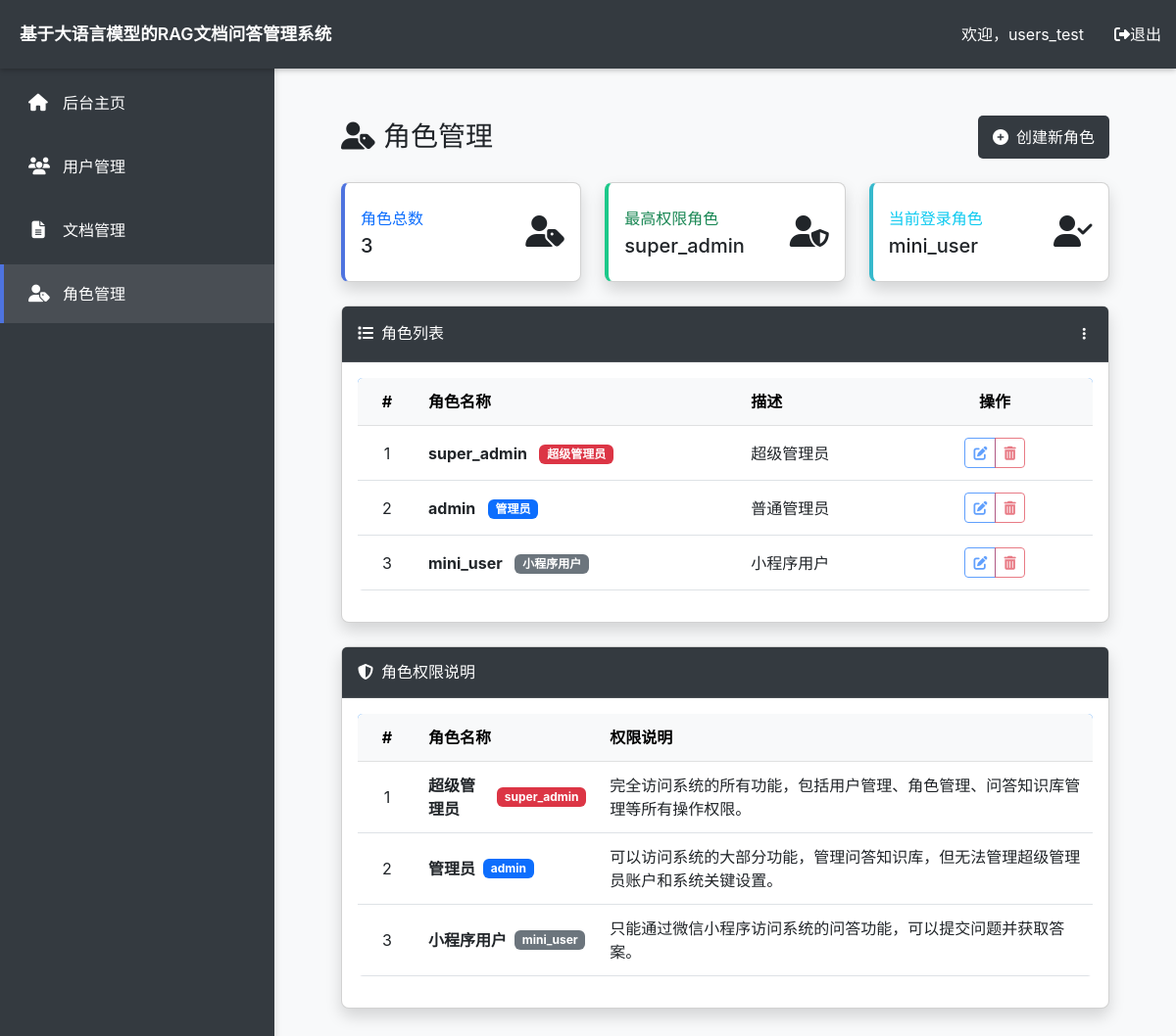
Screenshot of /admin/roles (signed in) with the database file from the repository.
### model.py (models this page shows, shortened)
class PKMixin:
    id = db.Column(db.Integer, primary_key=True, autoincrement=True)

class TimestampMixin:
    created_at = db.Column(
        db.DateTime,
        default=datetime.utcnow,
        server_default=text("CURRENT_TIMESTAMP"),
        nullable=False,
        index=True,
    )
    updated_at = db.Column(
        db.DateTime,
        default=datetime.utcnow,
        onupdate=datetime.utcnow,
        server_default=text("CURRENT_TIMESTAMP"),
        nullable=False,
    )

class User(db.Model, UserMixin, PKMixin, TimestampMixin):
    __tablename__ = 'users'
    username = db.Column(db.String(64), unique=True, nullable=False, index=True)
    password_hash = db.Column(db.String(128), nullable=False)
    approved = db.Column(db.Boolean, default=False, server_default=text('0'))
    role_id = db.Column(db.Integer, db.ForeignKey('user_roles.id'), nullable=True)
    role = db.relationship('UserRole', back_populates='users', lazy='joined')
    sessions = db.relationship(
        'Session', back_populates='user', lazy='dynamic', cascade='all, delete-orphan'
    )
    documents = db.relationship(
        'Document', back_populates='uploader', lazy='dynamic', cascade='all, delete-orphan'
    )

class UserRole(db.Model, PKMixin, TimestampMixin):
    __tablename__ = 'user_roles'
    name = db.Column(db.String(50), unique=True, nullable=False)
    description = db.Column(db.String(255), nullable=True)
    users = db.relationship(
        'User', back_populates='role', lazy='dynamic', cascade='all, delete-orphan'
    )

### app.py (the view)
@app.route('/admin/roles', methods=['GET', 'POST'])
@login_required
def manage_roles():
    users = User.query.all()
    roles = UserRole.query.all()
    return render_template('manage_roles.html', users=users, roles=roles)

### app.py (called while the page is built)
@login_manager.user_loader
def load_user(user_id):
    return User.query.get(int(user_id))

@app.before_request
def do_init():
    if not getattr(app, '_vector_init_done', False):
        index_path = os.path.join(app.config['VECTORSTORE_DIR'], "faiss_index")
        document_folder = os.path.join(os.path.dirname(__file__), "../document")
        VectorStoreManager.initialize(index_path=index_path, document_folder=document_folder)
        app._vector_init_done = True

### templates/manage_roles.html (shortened to what this page needs)
{% extends 'base.html' %}
{% block content %}
<div class="container-fluid p-4">
  <div class="d-sm-flex align-items-center justify-content-between mb-4">
    <h1 class="h3 mb-0 text-gray-800">
      <i class="fas fa-user-tag me-2"></i>角色管理
    </h1>
    <button class="btn btn-primary" data-bs-toggle="modal" data-bs-target="#addRoleModal">
      <i class="fas fa-plus-circle me-2"></i>创建新角色
    </button>
  </div>
  <div class="row">
    <div class="col-xl-4 col-md-6 mb-4">
      <div class="card border-left-primary shadow h-100 py-2">
        <div class="card-body">
          <div class="row no-gutters align-items-center">
            <div class="col mr-2">
              <div class="text-xs font-weight-bold text-primary text-uppercase mb-1">角色总数</div>
              <div class="h5 mb-0 font-weight-bold text-gray-800">{{ roles|length }}</div>
            </div>
            <div class="col-auto">
              <i class="fas fa-user-tag fa-2x text-gray-300"></i>
            </div>
          </div>
        </div>
      </div>
    </div>
    <div class="col-xl-4 col-md-6 mb-4">
      <div class="card border-left-success shadow h-100 py-2">
        <div class="card-body">
          <div class="row no-gutters align-items-center">
            <div class="col mr-2">
              <div class="text-xs font-weight-bold text-success text-uppercase mb-1">最高权限角色</div>
              <div class="h5 mb-0 font-weight-bold text-gray-800">
                {% for role in roles %}
                  {% if role.name == 'super_admin' %}
                    super_admin
                  {% endif %}
                {% endfor %}
              </div>
            </div>
            <div class="col-auto">
              <i class="fas fa-user-shield fa-2x text-gray-300"></i>
            </div>
          </div>
        </div>
      </div>
    </div>
    <div class="col-xl-4 col-md-12 mb-4">
      <div class="card border-left-info shadow h-100 py-2">
        <div class="card-body">
          <div class="row no-gutters align-items-center">
            <div class="col mr-2">
              <div class="text-xs font-weight-bold text-info text-uppercase mb-1">当前登录角色</div>
              <div class="h5 mb-0 font-weight-bold text-gray-800">{{ current_user.role.name if current_user.role else '未分配角色' }}</div>
            </div>
            <div class="col-auto">
              <i class="fas fa-user-check fa-2x text-gray-300"></i>
            </div>
          </div>
        </div>
      </div>
    </div>
  </div>
  <div class="card shadow mb-4">
    <div class="card-header py-3 bg-dark d-flex flex-row align-items-center justify-content-between">
      <h6 class="m-0 font-weight-bold text-white">
        <i class="fas fa-list me-2"></i>角色列表
      </h6>
      <div class="dropdown no-arrow">
        <a class="dropdown-toggle text-white" href="#" role="button" id="roleActionsDropdown" data-bs-toggle="dropdown" aria-expanded="false">
          <i class="fas fa-ellipsis-v fa-sm fa-fw"></i>
        </a>
      </div>
    </div>
    <div class="card-body">
      <div class="table-responsive">
        <table class="table table-hover align-middle" id="roleTable">
          <thead class="table-light">
            <tr>
              <th width="60" class="text-center">#</th>
              <th>角色名称</th>
              <th>描述</th>
              <th width="200" class="text-center">操作</th>
            </tr>
          </thead>
          <tbody>
            {% for role in roles %}
              <tr>
                <td class="text-center">{{ role.id }}</td>
                <td>
                  <div class="d-flex align-items-center">
                    <div>
                      <span class="fw-bold">{{ role.name }}</span>
                      {% if role.name == 'super_admin' %}
                        <span class="ms-2 badge bg-danger">超级管理员</span>
                      {% elif role.name == 'admin' %}
                        <span class="ms-2 badge bg-primary">管理员</span>
                      {% elif role.name == 'mini_user' %}
                        <span class="ms-2 badge bg-secondary">小程序用户</span>
                      {% endif %}
                    </div>
                  </div>
                </td>
                <td>{{ role.description or '暂无描述' }}</td>
                <td class="text-center">
                  <div class="btn-group">
                    <button type="button" class="btn btn-sm btn-outline-primary"
                            {% if role.name in ['super_admin','admin','mini_user'] %}
                              disabled title="系统预设角色无法编辑"
                            {% else %}
                              data-bs-toggle="modal"
                              data-bs-target="#addRoleModal"
                              onclick="prefillAddRoleForm('{{ role.id }}','{{ role.name }}','{{ role.description or '' }}')"
                              title="编辑角色"
                            {% endif %}>
                      <i class="fas fa-edit"></i>
                    </button>
                    {% if role.name not in ['super_admin','admin','mini_user'] %}
                      <button type="button" class="btn btn-sm btn-outline-danger" onclick="confirmDeleteRole({{ role.id }},'{{ role.name }}')">
                        <i class="fas fa-trash-alt"></i>
                      </button>
                    {% else %}
                      <button type="button" class="btn btn-sm btn-outline-danger" disabled title="系统预设角色无法删除">
                        <i class="fas fa-trash-alt"></i>
                      </button>
                    {% endif %}
                  </div>
                </td>
              </tr>
            {% endfor %}
          </tbody>
        </table>
      </div>
    </div>
  </div>
  <div class="card shadow mb-4">
    <div class="card-header py-3 bg-dark d-flex flex-row align-items-center justify-content-between">
      <h6 class="m-0 font-weight-bold text-white">
        <i class="fas fa-shield-alt me-2"></i>角色权限说明
      </h6>
    </div>
    <div class="card-body">
      <div class="table-responsive">
        <table class="table table-hover align-middle">
          <thead class="table-light">
            <tr>
              <th width="60" class="text-center">#</th>
              <th>角色名称</th>
              <th>权限说明</th>
            </tr>
          </thead>
          <tbody>
            <tr>
              <td class="text-center">1</td>
              <td>
                <div class="d-flex align-items-center">
                  <span class="fw-bold">超级管理员</span>
                  <span class="ms-2 badge bg-danger">super_admin</span>
                </div>
              </td>
              <td>完全访问系统的所有功能，包括用户管理、角色管理、问答知识库管理等所有操作权限。</td>
            </tr>
            <tr>
              <td class="text-center">2</td>
              <td>
                <div class="d-flex align-items-center">
                  <span class="fw-bold">管理员</span>
                  <span class="ms-2 badge bg-primary">admin</span>
                </div>
              </td>
              <td>可以访问系统的大部分功能，管理问答知识库，但无法管理超级管理员账户和系统关键设置。</td>
            </tr>
            <tr>
              <td class="text-center">3</td>
              <td>
                <div class="d-flex align-items-center">
                  <span class="fw-bold">小程序用户</span>
                  <span class="ms-2 badge bg-secondary">mini_user</span>
                </div>
              </td>
              <td>只能通过微信小程序访问系统的问答功能，可以提交问题并获取答案。</td>
            </tr>
          </tbody>
        </table>
      </div>
    </div>
  </div>
</div>
{% endblock %}

### templates/base.html (shortened to what this page needs)
<!DOCTYPE html>
<html lang="zh-CN">
<head>
  <link rel="stylesheet" href="https://cdnjs.cloudflare.com/ajax/libs/font-awesome/6.4.0/css/all.min.css">
  <link href="https://cdn.jsdelivr.net/npm/bootstrap@5.3.0/dist/css/bootstrap.min.css" rel="stylesheet">
  <link rel="stylesheet" href="{{ url_for('static', filename='css/style.css') }}">
</head>
<body>
  <nav class="navbar navbar-dark navbar-top">
    <div class="container-fluid px-0">
      <a class="navbar-brand" href="{{ url_for('admin_index') }}">基于大语言模型的RAG文档问答管理系统</a>
      <div class="user-info">
        <span class="nav-user">欢迎，{{ current_user.username if current_user.is_authenticated else 'Guest' }}</span>
        <a href="#" class="nav-link logout-link" data-bs-toggle="modal" data-bs-target="#logoutModal">
          <i class="fas fa-sign-out-alt"></i> 退出
        </a>
      </div>
    </div>
  </nav>
  <div class="sidebar" id="sidebar">
    <ul class="sidebar-menu">
      <li>
        <a href="{{ url_for('admin_index') }}" class="{% if request.path == url_for('admin_index') %}active{% endif %}">
          <i class="fas fa-home"></i> 后台主页
        </a>
      </li>
      <li>
        <a href="{{ url_for('manage_users') }}" class="{% if request.path == url_for('manage_users') %}active{% endif %}">
          <i class="fas fa-users"></i> 用户管理
        </a>
      </li>
      <li>
        <a href="{{ url_for('manage_docs') }}" class="{% if request.path == url_for('manage_docs') %}active{% endif %}">
          <i class="fas fa-file-alt"></i> 文档管理
        </a>
      </li>
      <li>
        <a href="{{ url_for('manage_roles') }}" class="{% if request.path == url_for('manage_roles') %}active{% endif %}">
          <i class="fas fa-user-tag"></i> 角色管理
        </a>
      </li>
    </ul>
  </div>
  <main class="main-content">
    <div class="container-fluid p-4">
      {% block content %}{% endblock %}
    </div>
  </main>
</body>
</html>

### static/css/style.css (style rules this page uses)
body { font-family: 'Arial', sans-serif; background-color: #f8f9fa; }
.navbar { background-color: #343a40 !important; padding: 12px 20px; box-shadow: 0 4px 6px rgba(0, 0, 0, 0.1); }
.navbar-brand { font-size: 1.5rem; font-weight: bold; color: #ffffff !important; }
.sidebar { background-color: #343a40 !important; min-height: 100vh; padding-top: 20px; }
.main-content { min-height: 100vh; background-color: white; border-radius: 8px; padding: 20px; box-shadow: 0 4px 6px rgba(0, 0, 0, 0.1); }
.btn-primary { background-color: #343a40 !important; color: #fff; border: none; padding: 10px 15px; font-size: 1rem; border-radius: 5px; transition: background 0.3s ease; }
.table { background-color: white; border-radius: 5px; overflow: hidden; border-collapse: separate; border-spacing: 0; }
.table thead { background-color: #007bff; color: #ffffff; }
.card { border-radius: 10px; box-shadow: 0 4px 8px rgba(0, 0, 0, 0.1); }
.card-header { background-color: #343a40 !important; color: #ffffff; font-weight: bold; }

### templates/base.html (style rules this page uses)
body { font-family: -apple-system, BlinkMacSystemFont, "Segoe UI", Roboto, "Helvetica Neue", Arial, sans-serif; overflow-x: hidden; background-color: #f8f9fa; margin: 0; padding: 0; }
.navbar-top { background-color: #343a40; color: #fff; box-shadow: 0 1px 6px rgba(0,0,0,0.3); padding: 0; position: fixed; width: 100%; z-index: 1030; height: 70px; }
.navbar-brand { color: #fff !important; font-weight: 600; font-size: 1.1rem; padding: 0 20px; height: 70px; display: flex; align-items: center; }
.nav-user { color: #fff; margin-right: 1rem; height: 60px; display: flex; align-items: center; }
.nav-link { color: #fff; transition: all 0.2s; padding: 0 15px; height: 60px; display: flex; align-items: center; }
.sidebar { position: fixed; top: 0; left: 0; bottom: 0; width: 280px; background-color: #343a40; padding-top: 70px; color: #fff; z-index: 1020; box-shadow: 2px 0 6px rgba(0,0,0,0.1); }
.main-content { margin-left: 280px; padding-top: 70px; min-height: 100vh; background-color: #f8f9fa; transition: all 0.3s; }
.sidebar-menu { list-style: none; padding: 0; margin: 0; }
.sidebar-menu li { margin: 5px 0; }
.sidebar-menu a { display: flex; align-items: center; padding: 15px 25px; color: #fff; height: 60px; text-decoration: none; transition: all 0.2s; border-left: 4px solid transparent; }
.sidebar-menu a:hover, .sidebar-menu a.active { background-color: rgba(255,255,255,0.1); border-left-color: #4e73df; }
.sidebar-menu i { margin-right: 15px; width: 20px; text-align: center; font-size: 1.1rem; color: #fff; }
.user-info { display: flex; align-items: center; height: 60px; }
.logout-link { cursor: pointer; color: #fff; }
.card { transition: all 0.3s ease; border-radius: 0.5rem; }
.card-header { border-bottom: 1px solid rgba(255,255,255,0.1); }
.border-left-primary { border-left: 4px solid #4e73df !important; }
.border-left-success { border-left: 4px solid #1cc88a !important; }
.border-left-info { border-left: 4px solid #36b9cc !important; }
.dropdown-toggle::after { display: none; }

### templates/manage_roles.html (style rules this page uses)
.border-left-primary { border-left: 4px solid #4e73df !important; }
.border-left-success { border-left: 4px solid #1cc88a !important; }
.border-left-info { border-left: 4px solid #36b9cc !important; }
.card { transition: transform 0.15s ease, box-shadow 0.15s ease; }
.table td { vertical-align: middle; }
.btn-group .btn { box-shadow: none !important; }
.card-header.bg-dark { background-color: #343a40 !important; border-bottom: 1px solid rgba(255, 255, 255, 0.1); }
.text-white { color: #ffffff !important; }
.table td, .table th { padding: 0.75rem !important; line-height: 1.5 !important; vertical-align: middle !important; }
#roleTable td, #roleTable th, .card-body .table td, .card-body .table th { padding: 0.75rem !important; line-height: 1.5 !important; vertical-align: middle !important; }
.table .badge { vertical-align: middle; }
.table .d-flex { min-height: 24px; align-items: center; }

### rows the page displays
User: username "users_test"
UserRole: shows "super_admin", id "1", name "super_admin", shows "超级管理员", description "超级管理员"
UserRole: role "mini_user", id "3", name "mini_user", shows "小程序用户", description "小程序用户"
UserRole: id "2", name "admin", shows "管理员", description "普通管理员"

### other values shown
{{ roles|length }} "3"
